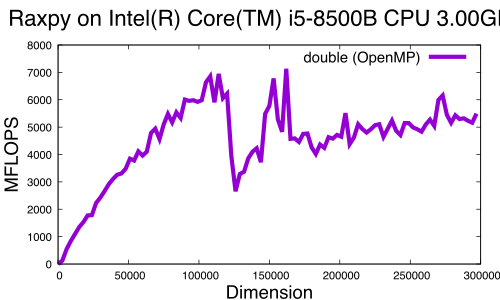

Reproduce this figure in gnuplot.
set xlabel font "Helvetica,20"
set ylabel font "Helvetica,20"
set key font "Helvetica,16"
set title font "Helvetica,24"
set title "Raxpy on Intel(R) Core(TM) i5-8500B CPU @ 3.00GHz "
set xlabel "Dimension"
set ylabel "MFLOPS"
set terminal pdf

plot \
"log.Raxpy.double_opt"	    using 1:2 title 'double (OpenMP)'        with lines linewidth 6
